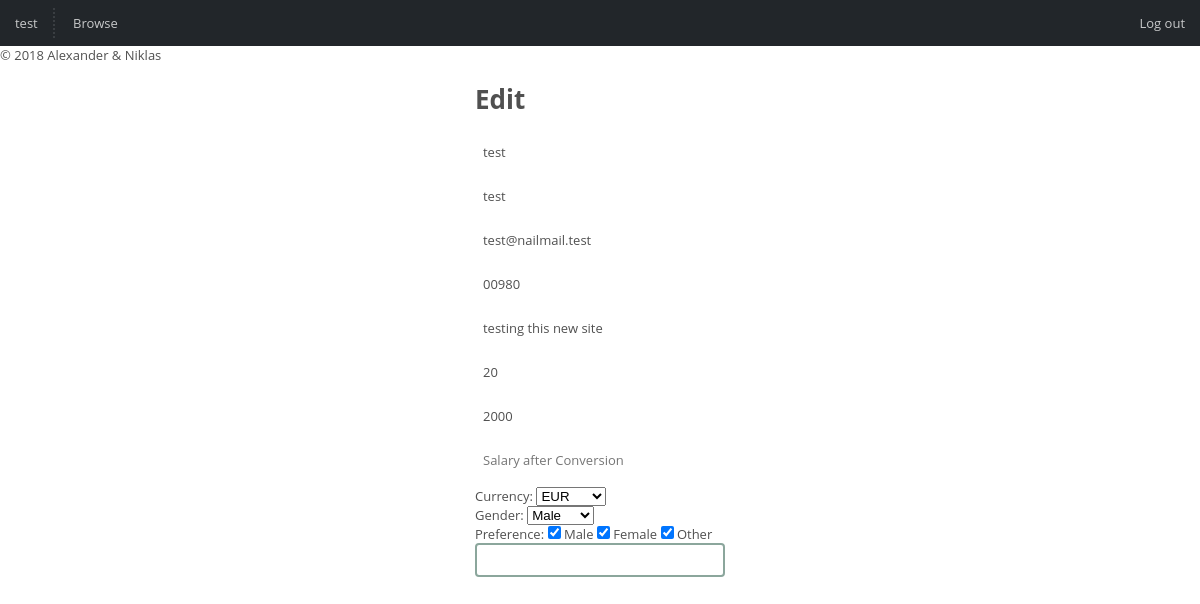
The page /public-html/profileEdit.php (signed in) on the database its author committed.
### tables this page shows
CREATE TABLE `users` (
  `id` int(11) NOT NULL,
  `username` char(255) NOT NULL,
  `firstname` char(255) NOT NULL,
  `lastname` char(255) NOT NULL,
  `password` mediumtext NOT NULL,
  `email` char(255) NOT NULL,
  `postal` char(11) NOT NULL,
  `about` text NOT NULL,
  `age` int(11) NOT NULL,
  `salary` float NOT NULL,
  `currency` char(255) NOT NULL,
  `gender` char(255) NOT NULL,
  `preference` int(11) NOT NULL
);

### resources/db.php (called while the page is built, shortened)
<?php
class db {
    private static $instance = null;
    private function __construct() {
        $host = 'localhost';
        $name = 'datingsite';
        $username = 'root';
        $password = '';
        $this->pdo = new PDO('mysql:host=' . $host . '; dbname=' . $name, $username, $password, array(PDO::MYSQL_ATTR_INIT_COMMAND => "SET NAMES UTF8"));
        $this->pdo->setAttribute(PDO::ATTR_ERRMODE, PDO::ERRMODE_EXCEPTION);
    }
    public static function instance() {
        if (!isset(self::$instance)) {
            self::$instance = new db();
        }
        return self::$instance;
    }
    public function query($sql, $params = array()) {
        $this->query = $this->pdo->prepare($sql);
        $this->query->execute($params);
        return $this->query;
    }
    public function get($sql, $params = array()) {
        $this->result = $this->query($sql, $params);
        return $this->result->fetchAll(PDO::FETCH_ASSOC);
    }
}

### public-html/profileEdit.php (the view, shortened to what this page needs)
<?php
require_once '../resources/templates/header.php';
include('profileConnect.php');
?>
<?php
$query = db::instance()->get("SELECT firstname,lastname,email,postal,salary,preference,currency,gender,about,age FROM users WHERE username = ?",array($_SESSION['id']));
$currency = $query[0]["currency"];
$gender = $query[0]["gender"];
$pref = $query[0]["preference"];
?>
    <!DOCTYPE html>
    <head>
    </head>
    <div class="centered">
        <form method="post" action="profileEdit.php" id="register_form">
            <h1>Edit</h1>
            <div <?php if (isset($firstName_error)): ?> class="form_error" id="test" <?php endif ?> >
                <input type="text" name="firstname" placeholder="First Name" value="<?php echo $query[0]["firstname"]; ?>" required>
            </div>
            <div <?php if (isset($lastName_error)): ?> class="form_error" id="test" <?php endif ?> >
                <input type="text" name="lastname" placeholder="Last Name" value="<?php echo $query[0]["lastname"]; ?>" required>
            </div>
            <div <?php if (isset($emailInUse_error)): ?> class="form_error" <?php endif ?> >
                <input type="email" name="email" placeholder="Email" value="<?php echo $query[0]["email"]; ?>" required>
            </div>
            <div <?php if (isset($postal_error)): ?> class="form_error" <?php endif ?> >
                <input type="number" max="99999" name="postalCode" placeholder="Postal code ex.00200" value="<?php echo $query[0]["postal"]; ?>" required>
            </div>
            <div <?php if (isset($about_error)): ?> class="form_error" <?php endif ?> >
                <input type="text" name="about" placeholder="About me" value="<?php echo $query[0]["about"]; ?>" required >
            </div>
            <div <?php if (isset($age_error)): ?> class="form_error" <?php endif ?> >
                <input type="number"  name="age" placeholder="Age" value="<?php echo $query[0]["age"]; ?>" required>
            </div>
            <div <?php if (isset($salaryPreg_error)): ?> class="form_error" <?php endif ?> >
                <input id="salaryIn" type="number" name="salaryIn" placeholder="Salary" onchange="currencyCalc()" value="<?php echo $query[0]["salary"]; ?>" required>
            </div>
            <div>
                <input id="salaryOut" type="number" name="salary" placeholder="Salary after Conversion" readonly required>
            </div>
            <div>
                <label>Currency:
                    <select id="currency" name="currency" onchange="currencyCalc()">
                        <optgroup label="Commonly used">
                            <option <?php if ($currency == 'EUR') {echo 'selected' ;} ?> value="EUR">EUR</option>
                        </optgroup>
                    </select></label>
            </div>
            <div>
                <label>Gender:
                    <select name="gender">
                        <option <?php if ($gender == "male") {echo 'selected';} ?> value="male">Male</option>
                    </select></label>
            </div>
            <div>
            Preference:
            <input type="checkbox" name="genderM" value="1" <?php if ($pref == 1 ||$pref == 3 || $pref == 5 ||$pref == 7) {echo 'checked';} ?>/> Male
            <input type="checkbox" name="genderF" value="2" <?php if ($pref == 2 ||$pref == 3 || $pref == 6 ||$pref == 7) {echo 'checked';} ?>/> Female
            <input type="checkbox" name="genderO" value="4" <?php if ($pref == 4 ||$pref == 5 || $pref == 6 ||$pref == 7) {echo 'checked';} ?>/> Other
            </div>
            <div>
                <input type="submit" value="Save" name="save"/>
            </div>
        </form>
    </div>
<?php
require_once '../resources/templates/footer.php';
?>

### public-html/css/style.css (style rules this page uses)
body { font: 13px 'Open Sans', verdana; color: #505050; margin: 0px; padding: 0px; }
form { margin: 0px; }
input, .attending, textarea { font: inherit; color: inherit; margin-bottom: 10px; padding: 6px; border: 2px solid white; width: 100%; border-radius: 4px; outline: none; }
input[type="checkbox"] { width: auto; margin: 0px; padding: 0px; }
label { cursor: pointer; }
input[type="submit"] { background: url('../img/layout/success.png'); border: 2px solid #8BA69C; color: white; cursor: pointer; text-align: center; margin-bottom: 0px; }
.centered { margin-left:auto; margin-right:auto; width: 250px; }

### public-html/css/maps.css (style rules this page uses)
html, body { height: 70%; margin: 0; padding: 0; }

### rows shown on the page
users: firstname "test", lastname "test", email "test@nailmail.test", postalCode "00980", about "testing this new site", age "20", salaryIn "2000", currency "EUR", gender "Male", preference "☑"

### other values the page prints
$_SESSION['id'] "test"
